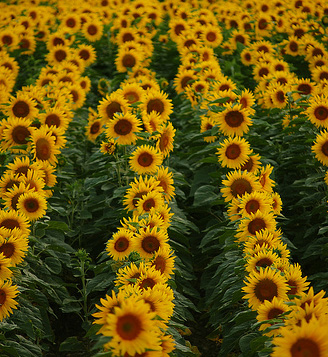
#> input picture Lab2 /sunflowers.jpg, 328 x 357 px
$ python show_all_circles_David.py
#> lines starting #> are read from the running program, lines starting #| are printed output that depends on the picture
import matplotlib.pyplot as plt
from matplotlib.patches import Circle
from skimage import io,color,img_as_float,transform
from scipy import ndimage as ndi
from skimage.feature import peak_local_max
from scipy import ndimage
import numpy as np
import time
import math

#SELECT INPUT FILE HERE
FILENAME='fruits.jpg'
FILENAME='water_texture.jpg'
FILENAME='sunflowers.jpg'

SIGMA_O = 2/1.414

#PARAMETERS
if FILENAME=='fruits.jpg':
    THRESHOLD_ABS=0.0005
    THRESHOLD_REL=0.5
    STEPS=9
    SIGMA_RATIO = 1.4


if FILENAME=='water_texture.jpg':
    THRESHOLD_ABS=0.01
    THRESHOLD_REL=0.54
    STEPS=8
    SIGMA_RATIO = 1.4


if FILENAME=='sunflowers.jpg':
    THRESHOLD_ABS=0.0
    THRESHOLD_REL=0.45
    STEPS=8
    SIGMA_RATIO = 1.6


#REMOVE OVERLAPPING CIRCLES
def prune_circles(circles,img):
    to_remove=[]
    for i in range(len(circles[0])):

        if i in to_remove:
            continue
        cx1=circles[0][i]
        cy1=circles[1][i]
        rad1=circles[2][i]
        for k in range(i+1,len(circles[0])):

            new_cord=[[],[],[]]

            if k in to_remove:
                continue

            cx2=circles[0][k]
            cy2=circles[1][k]
            rad2=circles[2][k]
            if math.sqrt((cx1-cx2)**2+(cy1-cy2)**2)<(rad2+rad1):
                to_remove.append(i)
                break


    circles[0]=np.delete(circles[0],to_remove)
    circles[1]=np.delete(circles[1],to_remove)
    circles[2]=np.delete(circles[2],to_remove)

    return circles


def show_all_circles(image, cx, cy, rad, color='r'):
    """
    image: numpy array, representing the grayscsale image
    cx, cy: numpy arrays or lists, centers of the detected blobs
    rad: numpy array or list, radius of the detected blobs
    """
    fig, ax = plt.subplots()
    ax.set_aspect('equal')
    ax.imshow(image, cmap='gray')
    for x, y, r in zip(cx, cy, rad):
        circ = Circle((x, y), r, color=color, fill=False)
        ax.add_patch(circ)

    plt.title('%i circles' % len(cx))
    plt.show()


#FIND BLOBS BY CHANGING FILTER SIZE
def find_circles_changing_filter(image,scales):

    coordinates=[[],[],[]]
    for s in scales:
        if FILENAME=='fruits.jpg':
            filtered = -ndimage.gaussian_laplace(image, sigma=s)
        elif FILENAME=='water_texture.jpg':
            filtered = ndimage.gaussian_laplace(image, sigma=s)
        else:
            filtered = ndimage.gaussian_laplace(image, sigma=s)**2
        filtered *= s**2

        #FIND PEAKS
        peaks = peak_local_max(
            filtered,
            threshold_abs=THRESHOLD_ABS,
            threshold_rel=THRESHOLD_REL,
            footprint=np.ones((3,3))
        )

        if len(peaks[:,0])>0:
            coordinates[0]=np.concatenate([coordinates[0],peaks[:,0]])
            coordinates[1]=np.concatenate([coordinates[1],peaks[:,1]])
            coordinates[2]=np.concatenate([coordinates[2],[s*1.414 for x in range(len(peaks[:,0]))]])

    return coordinates


#FIND BLOBS BY CHANGING IMAGE SIZE
def find_circles_changing_image(original_image,scales):

    coordinates=[[],[],[]]

    for k in range(len(scales)):

        rescale_factor=1.0/SIGMA_RATIO**k
        new_size=(int(original_image.shape[0]*rescale_factor),int(original_image.shape[1]*rescale_factor))
        image=transform.resize(original_image, new_size)

        if FILENAME=='fruits.jpg':
            filtered = -ndimage.gaussian_laplace(image, sigma=SIGMA_O)
        elif FILENAME=='water_texture.jpg':
            filtered = ndimage.gaussian_laplace(image, sigma=SIGMA_O)
        else:
            filtered = ndimage.gaussian_laplace(image, sigma=SIGMA_O)**2

        filtered=transform.resize(filtered, original_image.shape)


        peaks = peak_local_max(
            filtered,
            threshold_abs=THRESHOLD_ABS,
            threshold_rel=THRESHOLD_REL,
            footprint=np.ones((3,3))
        )


        if len(peaks[:,0])>0:
            coordinates[0]=np.concatenate([coordinates[0],peaks[:,0]])
            coordinates[1]=np.concatenate([coordinates[1],peaks[:,1]])
            coordinates[2]=np.concatenate([coordinates[2],[SIGMA_O*SIGMA_RATIO**k*1.414 for x in range(len(peaks[:,0]))]])

    return coordinates


original_image = io.imread(FILENAME)
#> original_image is the input picture: shape (357, 328, 3); mean R, G, B 104.4, 83.8, 10.8
if len(original_image.shape) > 2:
    gray_image = img_as_float(color.rgb2gray(original_image))
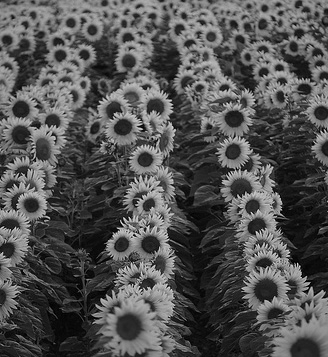
#> gray_image: shape (357, 328) float64; min 0, max 0.925, mean 0.325
else:
    gray_image = img_as_float(original_image)

scales = np.array([SIGMA_O * (SIGMA_RATIO ** i) for i in range(STEPS)])


start = time.time()
coordinates = find_circles_changing_filter(gray_image,scales)
#> the loop in find_circles_changing_filter, `for s in scales:` made 8 passes
#> peaks on pass 8: [[306, 141], [225, 81]]
#> pass 2, in find_circles_changing_filter, `filtered = ndimage.gaussian_laplace(image, sigma=s)**2`:
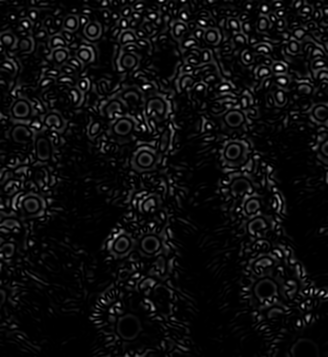
#> filtered: shape (357, 328) float64; min 1.54e-16, max 0.00317, mean 0.000161; drawn with min black and max white
#> after the loop in find_circles_changing_filter, `for s in scales:`:
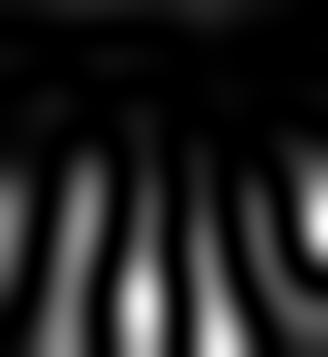
#> filtered: shape (357, 328) float64; min 2e-16, max 1.87e-05, mean 2.5e-06; drawn with min black and max white
#> after the loop in find_circles_changing_filter, `for s in scales:`: coordinates = 3 items
#> coordinates = 3 items
if FILENAME != 'sunflowers.jpg':
    coordinates = prune_circles(coordinates,original_image)
end = time.time()
print("INFO: Operation by changing the image filter took: %.3f ms" %  ((end - start)*1000))
show_all_circles(original_image, coordinates[1], coordinates[0],coordinates[2])
#> the loop in show_all_circles, `for x, y, r in zip(cx, cy, rad):` made 379 passes
#> (x, y) on passes 1 to 3: (306, 291), (53, 134), (124, 219)
#> in show_all_circles, `plt.show()`:
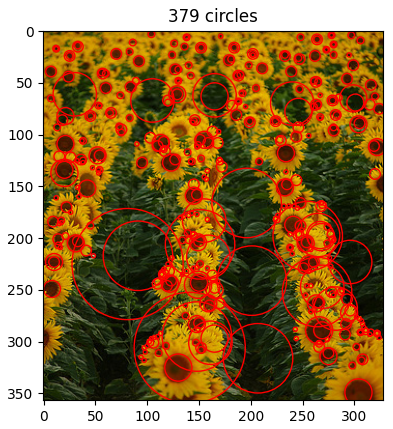
#> figure drawn by matplotlib, 1 panel


start = time.time()
coordinates = find_circles_changing_image(gray_image,scales)
#> the loop in find_circles_changing_image, `for k in range(len(scales)): ` made 8 passes
#> pass 3, in find_circles_changing_image, `image=transform.resize(original_image, new_size)`:
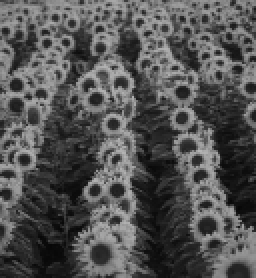
#> image: shape (139, 128) float64 (shown 2 times larger); min 0.0283, max 0.714, mean 0.325
#> after the loop in find_circles_changing_image, `for k in range(len(scales)):`:
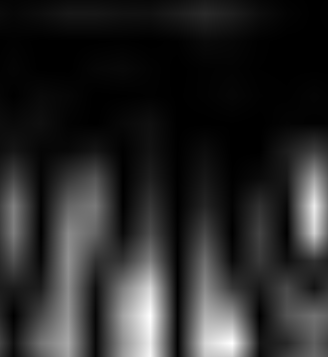
#> filtered: shape (357, 328) float64; min 6.55e-07, max 0.00378, mean 0.000614; drawn with min black and max white
if FILENAME != 'sunflowers.jpg':
    coordinates = prune_circles(coordinates,original_image)
end = time.time()
print("INFO: Operation by changing the image size took: %.3f ms" %  ((end - start)*1000))
show_all_circles(original_image, coordinates[1], coordinates[0],coordinates[2])
#> call 2 of show_all_circles, with cx = array of shape (365,), cy = array of shape (365,), rad = array of shape (365,), color = 'r'
#> the loop in show_all_circles (call 2), `for x, y, r in zip(cx, cy, rad):` made 365 passes
#> in show_all_circles (call 2), `plt.show()`:
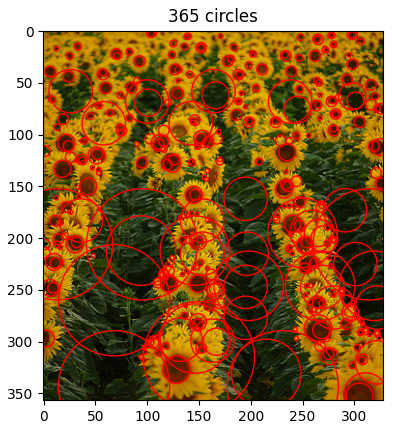
#> figure drawn by matplotlib, 1 panel
